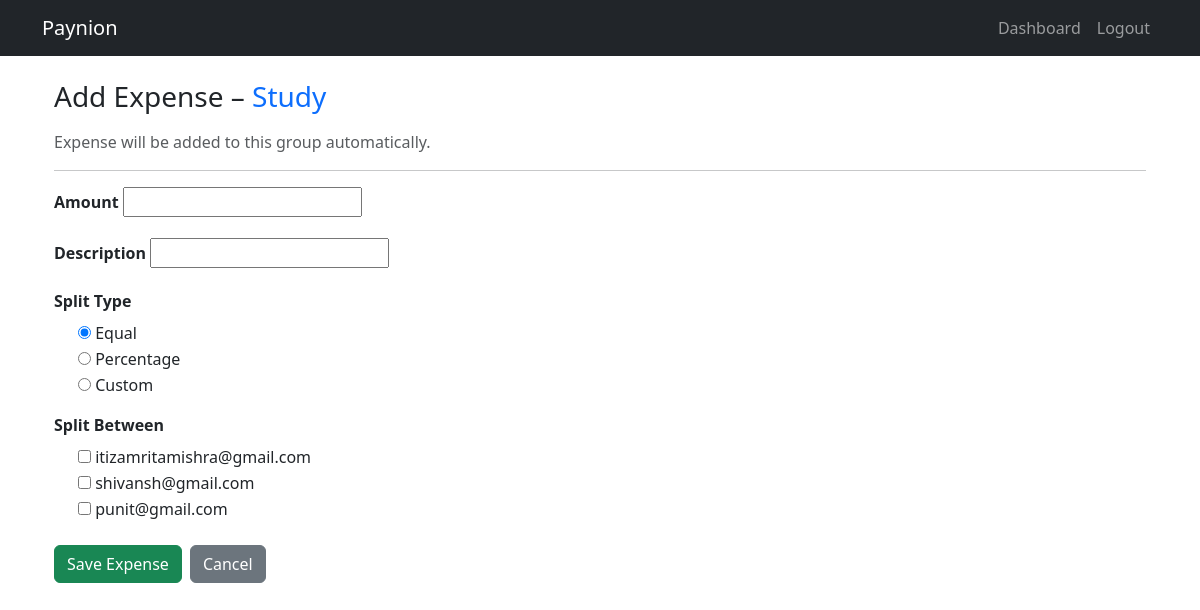
/expenses/add/3/ (signed in), run on an earlier commit of the app's database.
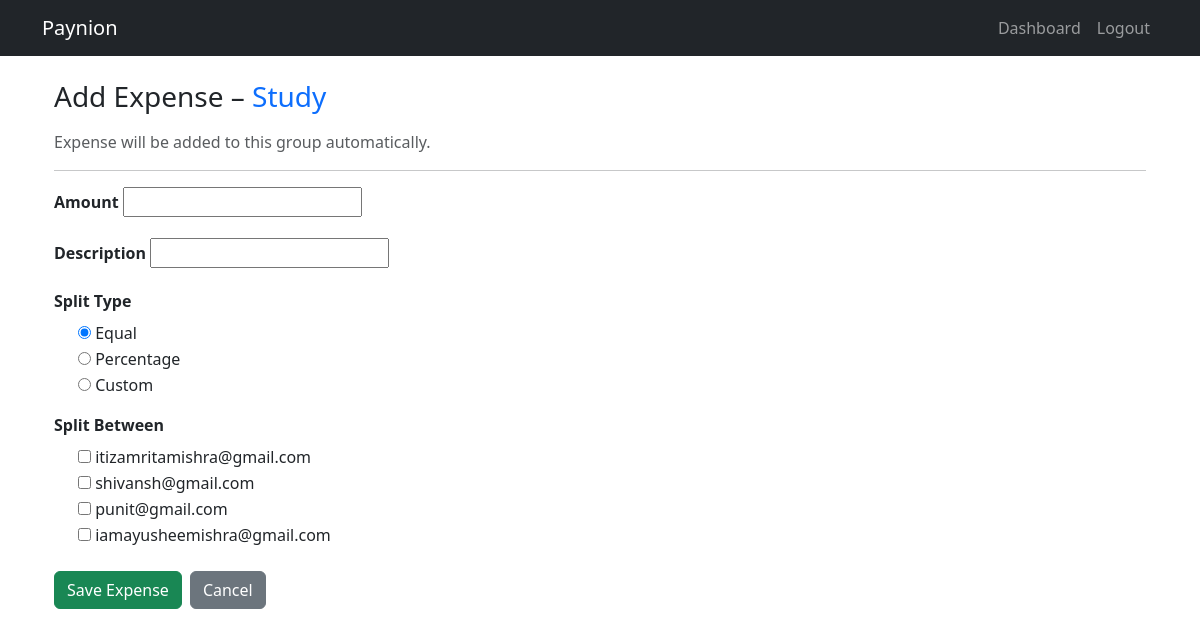
And on a later commit of the database.
### accounts/models.py (models this page shows)
class CustomUser(AbstractUser):
    email = models.EmailField(unique=True)
    full_name = models.CharField(max_length=255)
    phone = models.CharField(max_length=10, blank=True, null=True)
    profile_image = models.ImageField(upload_to=user_profile_path, default='default_profile.jpg',blank=True,null=True)
    bio = models.CharField(max_length=255, blank=True, null=True)
    USERNAME_FIELD = 'email'
    REQUIRED_FIELDS = ['username', 'full_name']   # keep username but don't use for login
    def __str__(self):
        return self.email

### expenses/views.py (the view)
# urls.py: path("add/<int:group_id>/", add_expense, name="add_expense"),
@login_required
def add_expense(request, group_id):
    group = get_object_or_404(Group, id=group_id)
    if request.method == "POST":
        form = ExpenseForm(request.POST, group=group)
        if form.is_valid():
            expense = form.save(commit=False)
            expense.group = group
            expense.paid_by = request.user
            expense.save()
            users = form.cleaned_data["split_between"]
            expense.splits.all().delete()
            if expense.split_type == "equal":
                handle_equal_split(expense, users)
            elif expense.split_type == "percentage":
                handle_percentage_split(expense, users, request.POST)
            elif expense.split_type == "custom":
                handle_custom_split(expense, users, request.POST)
            messages.success(request, "Expense added successfully")
            return redirect("groups:group_detail", group.id)
    else:
        form = ExpenseForm(group=group)
    return render(request, "expenses/expense_form.html", {
        "form": form,
        "group": group
    })

### expenses/forms.py
class ExpenseForm(forms.ModelForm):
    split_between = forms.ModelMultipleChoiceField(
        queryset=User.objects.none(),
        widget=forms.CheckboxSelectMultiple,
        required=True
    )
    class Meta:
        model = Expense
        fields = [
            "amount",
            "description",
            "split_type",
        ]
        widgets = {
            "split_type": forms.RadioSelect()
        }
    def __init__(self, *args, **kwargs):
        group = kwargs.pop("group", None)
        super().__init__(*args, **kwargs)
        if group:
            self.fields["split_between"].queryset = group.members.all()
        else:
            self.fields["split_between"].queryset = User.objects.none()

### expenses/templates/expenses/expense_form.html (shortened to what this page needs)
{% extends "base.html" %}
{% block content %}
<div class="container mt-4">
    <h3 class="mb-3">
        {% if expense %}
            Edit Expense – <span class="text-primary">{{ expense.group.title }}</span>
        {% else %}
            Add Expense – <span class="text-primary">{{ group.title }}</span>
        {% endif %}
    </h3>
    <p class="text-muted">
        Expense will be added to this group automatically.
    </p>
    <hr>
    <form method="POST">
        <div class="mb-3">
            <label class="form-label fw-semibold">Amount</label>
            {{ form.amount }}
        </div>
        <div class="mb-3">
            <label class="form-label fw-semibold">Description</label>
            {{ form.description }}
        </div>
        <div class="mb-3">
            <label class="form-label fw-semibold">Split Type</label>
            {% for radio in form.split_type %}
            <div class="form-check">
                {{ radio.tag }}
                <label class="form-check-label">{{ radio.choice_label }}</label>
            </div>
            {% endfor %}
        </div>
        <div class="mb-3">
            <label class="form-label fw-semibold">Split Between</label>
            {% for user in form.split_between %}
            <div class="form-check">
                {{ user.tag }}
                <label class="form-check-label">{{ user.choice_label }}</label>
            </div>
            {% endfor %}
        </div>
        <div class="mt-4 d-flex gap-2">
            <button type="submit" class="btn btn-success" id="save-btn">
                {% if expense %}
                    Update Expense
                {% else %}
                    Save Expense
                {% endif %}
            </button>
            <a href="{% if expense %}{% url 'groups:group_detail' expense.group.id %}
                    {% else %}{% url 'groups:group_detail' group.id %}{% endif %}"
            class="btn btn-secondary">
                Cancel
            </a>
        </div>
    </form>
</div>
{% endblock %}

What changed in the data, as far as the page shows it:
now on this page (row edited): CustomUser: choice_label "iamayusheemishra@gmail.com"
